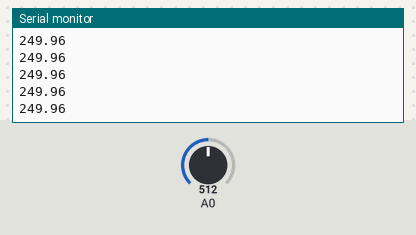
A sketch run on a simulated Arduino Uno, built with avr-gcc and run on an emulated ATmega328P. Shown: the last lines printed to the serial monitor. The inputs (shaded band) are chosen by the test bench; at power-on: A0 = 512.

Above: at 1.2 s.
1.3 s: A0 set to 716
At 2.4 s:
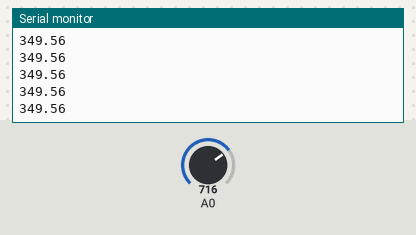
2.8 s: A0 set to 900
At 3.4 s:
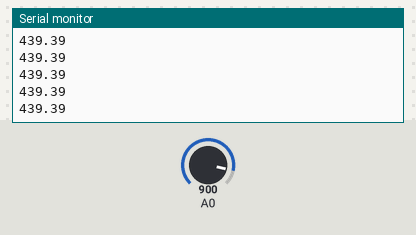
Timing chart, 0 to 5.8 s (numbered marks = the images above; inputs shaded):
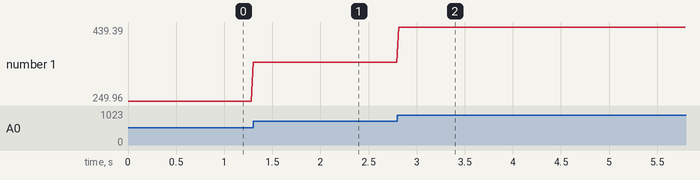

The sketch:

Lm_35_arduino.ino
```cpp
float temp;
int a;
void setup() {
  Serial.begin(9600);
}

void loop() {
  temp=analogRead(A0);
  temp=temp*0.4882125;
  a=analogRead(A0);
//  Serial.print("temperature: ");
//  Serial.print(temp);
//  Serial.print("*C");.octuioyioyuoyuitg

  Serial.println(temp);
  delay(20);
}
```

Measured:
- after the input at 1.3 s, the serial monitor: prints a new line at once (image 1)
- after the input at 2.8 s, the serial monitor: prints a new line at once (image 2)
- plotted number 1: 249.96 → 349.56 after the input at 1.3 s, 349.56 → 439.39 after the input at 2.8 s
